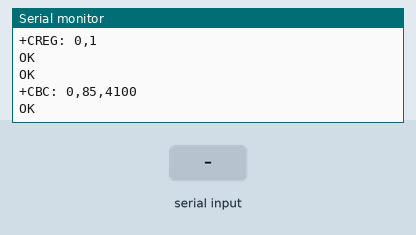
Recording of a sketch running on a simulated ESP32. Shown: the last lines printed to the serial monitor. The inputs (shaded band) are chosen by the test bench. The modem accepts every AT command (registered, SIM ready, sends succeed) and sends nothing else.

Above: at 10.2 s.
10.3 s: "1" received over the second serial link
At 11.1 s:
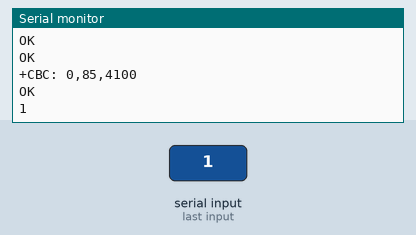
11.8 s: "0" received over the second serial link
At 12.3 s:
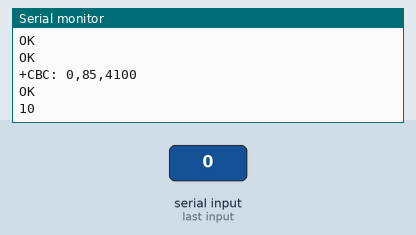

The sketch:

test_.ino
```cpp
#include <HardwareSerial.h>

// Khởi tạo Serial2 cho giao tiếp với SIM800L
HardwareSerial SIM800(2);

void setup() {
  // Khởi động serial monitor
  Serial.begin(115200);

  // Khởi động Serial2 với baudrate 9600
  SIM800.begin(9600, SERIAL_8N1, 16, 17); // GPIO 16 -> RX, GPIO 17 -> TX

  // Đợi để khởi động
  delay(3000);

  // Gửi lệnh AT để kiểm tra kết nối với SIM800L
  sendATCommand("AT");
  sendATCommand("AT+CSQ");  // Kiểm tra cường độ tín hiệu
  sendATCommand("AT+CCID"); // Kiểm tra mã thẻ SIM
  sendATCommand("AT+CREG?");// Kiểm tra trạng thái đăng ký mạng
  sendATCommand("ATI");     // Nhận thông tin module
  sendATCommand("AT+CBC");  // Kiểm tra pin
}

void loop() {
  // Liên tục kiểm tra phản hồi từ SIM800L và in ra serial monitor
  updateSerial();
}

void sendATCommand(const char* cmd) {
  SIM800.println(cmd);
  delay(1000);
  updateSerial();
}

void updateSerial() {
  while (SIM800.available()) {
    Serial.write(SIM800.read());
  }
  while (Serial.available()) {
    SIM800.write(Serial.read());
  }
}
```

Measured:
- after the input at 10.3 s, the serial monitor: prints a new line at once (image 1)
- after the input at 11.8 s, the serial monitor: prints a new line at once (image 2)
